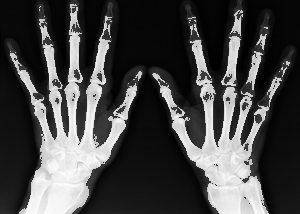
#> input picture images/x_ray2.png, 300 x 214 px, found by its file name
$ python 1-2.py
#> lines starting #> are read from the running program, lines starting #| are printed output that depends on the picture
import skimage.io as io
import numpy as np
import matplotlib.pyplot as plt

im = plt.imread('images/x_ray2.png')
#> im is the input picture: shape (214, 300) float32; min 0, max 1, mean 0.277

arr = np.arange(256)

lut1 = np.uint8(np.clip(arr*2, 0, 255))
lut2 = np.uint8(np.arange(256)/2)
lut3 = np.uint8(-np.arange(256)+255)

t1 = np.arange(97)*(32/96)
t2 = (160/104)*(np.arange(97, 201)-96)+32
t3 = (63/55)*(np.arange(201, 256)-200)+192

lut4 = np.uint8(np.floor(np.concatenate((t1, t2, t3))))

plt.subplot(1,4,1)
plt.plot(lut1)
plt.xlim([0, 255])
plt.ylim([0, 255])
plt.subplot(1,4,2)
plt.plot(lut2)
plt.xlim([0, 255])
plt.ylim([0, 255])
plt.subplot(1,4,3)
plt.plot(lut3)
plt.xlim([0, 255])
plt.ylim([0, 255])
plt.subplot(1,4,4)
plt.plot(lut4)
plt.xlim([0, 255])
plt.ylim([0, 255])
plt.show()
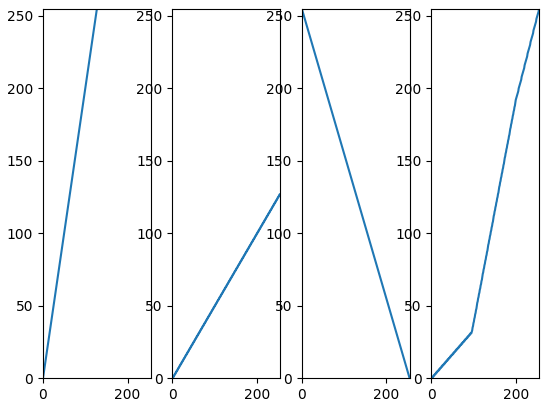
#> figure drawn by matplotlib, 4 panels; panel 1: curve peaks at x = 128, y = 255; panel 2: curve peaks at x = 254, y = 127; panel 3: curve peaks at x = 0, y = 255; panel 4: curve peaks at x = 255, y = 255
